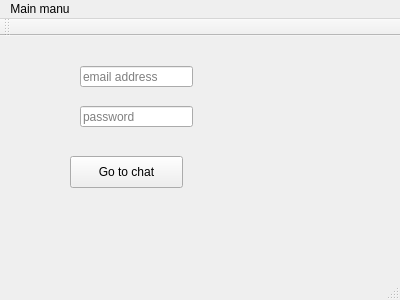
<?xml version="1.0" encoding="UTF-8"?>
<ui version="4.0">
 <class>Auth</class>
 <widget class="QMainWindow" name="Auth">
  <property name="geometry">
   <rect>
    <x>0</x>
    <y>0</y>
    <width>400</width>
    <height>300</height>
   </rect>
  </property>
  <property name="windowTitle">
   <string>Chat</string>
  </property>
  <widget class="QWidget" name="centralWidget">
   <widget class="QLineEdit" name="lineEdit">
    <property name="geometry">
     <rect>
      <x>80</x>
      <y>30</y>
      <width>113</width>
      <height>21</height>
     </rect>
    </property>
    <property name="placeholderText">
     <string>email address</string>
    </property>
   </widget>
   <widget class="QLineEdit" name="lineEdit_2">
    <property name="geometry">
     <rect>
      <x>80</x>
      <y>70</y>
      <width>113</width>
      <height>21</height>
     </rect>
    </property>
    <property name="placeholderText">
     <string>password</string>
    </property>
   </widget>
   <widget class="QPushButton" name="pushButton">
    <property name="geometry">
     <rect>
      <x>70</x>
      <y>120</y>
      <width>113</width>
      <height>32</height>
     </rect>
    </property>
    <property name="text">
     <string>Go to chat</string>
    </property>
   </widget>
  </widget>
  <widget class="QToolBar" name="mainToolBar">
   <attribute name="toolBarArea">
    <enum>TopToolBarArea</enum>
   </attribute>
   <attribute name="toolBarBreak">
    <bool>false</bool>
   </attribute>
  </widget>
  <widget class="QStatusBar" name="statusBar"/>
  <widget class="QMenuBar" name="menuBar">
   <property name="geometry">
    <rect>
     <x>0</x>
     <y>0</y>
     <width>400</width>
     <height>22</height>
    </rect>
   </property>
   <widget class="QMenu" name="menuMain_manu">
    <property name="title">
     <string>Main manu</string>
    </property>
    <addaction name="actionLogout"/>
   </widget>
   <addaction name="menuMain_manu"/>
  </widget>
  <action name="actionLogout">
   <property name="text">
    <string>Logout</string>
   </property>
  </action>
 </widget>
 <layoutdefault spacing="6" margin="11"/>
 <resources/>
 <connections/>
</ui>
